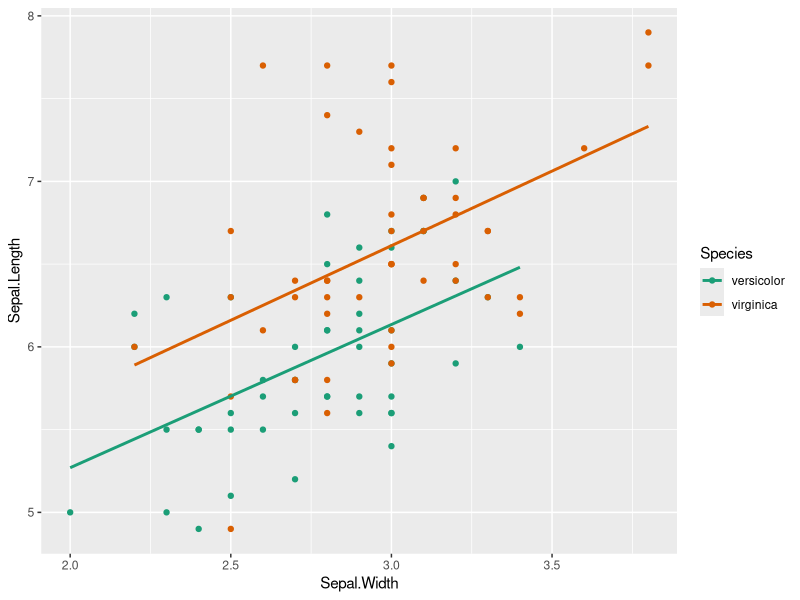

Generate this figure with R:
## ---- chunk 1
#| message: false

library(tidyverse)
## ---- chunk 2
iris_sm <- iris %>% 
  filter(Species != "setosa")

ggplot(iris_sm, 
       aes(x = Sepal.Width, 
           y = Sepal.Length,
           color = Species)) +
  geom_point() + 
  geom_smooth(method = "lm",
              se = FALSE) +
  scale_color_brewer(palette = "Dark2")
## ---- chunk 3
model_int <- lm(Sepal.Length ~ Sepal.Width * Species,
                data = iris_sm)
summary(model_int)
## ---- chunk 4
model_int2 <- lm(Sepal.Length ~ Sepal.Width * Species,
                 data = iris) # the whole iris set
summary(model_int2)
